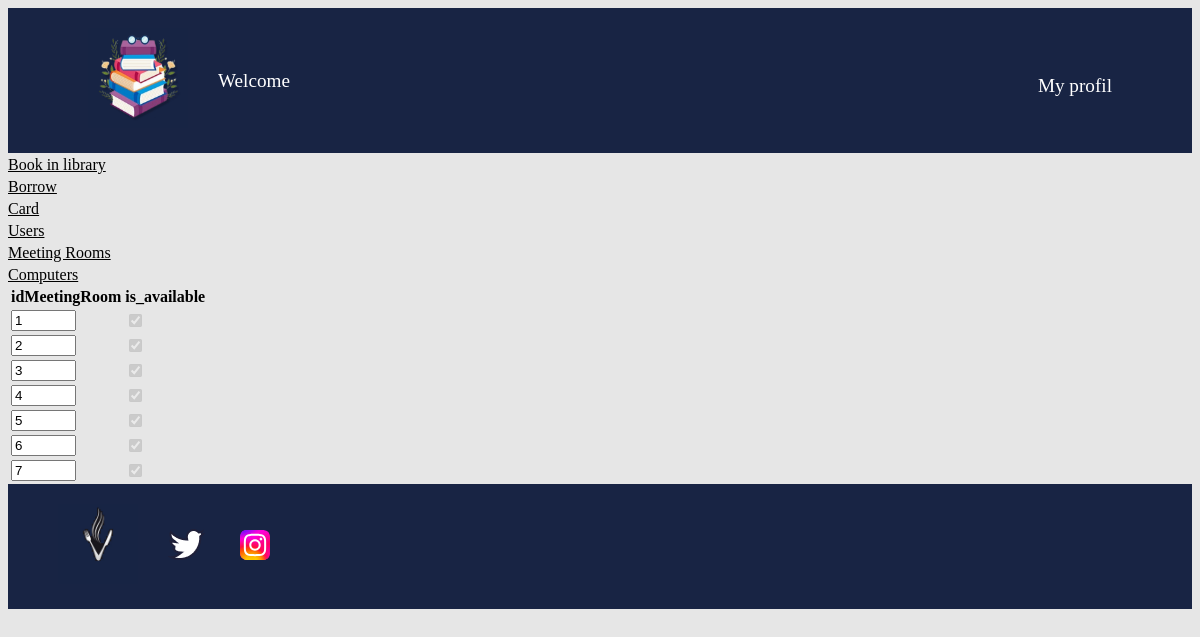
The app's page /student_meeting_room.php (signed in) with its own data.
### tables this page shows
CREATE TABLE MeetingRoom (
    idMeetingRoom INT PRIMARY KEY AUTO_INCREMENT,
    availability BOOLEAN NOT NULL
);

### student_meeting_room.php (the view, shortened to what this page needs)
<!DOCTYPE html>
<html lang="en">
<head>
    <link href="login.css" rel="stylesheet">
</head>
<?php include "header.php"; ?>
<body>
<?php
$DB_USERNAME = $_SESSION['DB_USERNAME'];
$DB_PASSWORD = $_SESSION['DB_PASSWORD'];
$DB_SERVER = $_SESSION['DB_SERVER'];
$DB_NAME = $_SESSION['DB_NAME'];
$conn = mysqli_connect($DB_SERVER, $DB_USERNAME, $DB_PASSWORD, $DB_NAME) or die("ERROR: Unable to connect. " . mysqli_connect_error());
$query = "SELECT idMeetingRoom,availability
          FROM MeetingRoom
          WHERE availability=True
          ORDER BY idMeetingRoom ASC;";
$result = mysqli_query($conn, $query);
echo "<table>";
echo "
    <tr>
      <th>" . 'idMeetingRoom' . "</th>
      <th>" . 'is_available' . "</th>
    </tr>
";
while ($rowData = mysqli_fetch_assoc($result)) {
    $idMeetingRoom = $rowData['idMeetingRoom'];
    $availability = $rowData['availability'];
    echo "
      <tr>
          <form method='POST' name='admin_book' >
            <td><input type='text' name='idMeetingRoom'  value='$idMeetingRoom' readonly size='5'></td>
            <td><input type='checkbox' name='availability' disabled value='$availability' " . ($availability ? 'checked' : '') . "></td>
          </form>
      </tr>
    ";
}
echo "</table>";
?>
</body>
</html>

### style.css (style rules this page uses)
body { background-color: #e6e6e6; }
a { color: white; text-decoration: none; font-size: 1.2em; }
header, footer { background-color: #182444; padding: 20px 50px; }
.lien-icone { margin-left: 30px; }
footer, nav { display: flex; align-items: center; clear: right; clear: left; }

### records on screen
meetingroom: idMeetingRoom "1", availability "☑"
meetingroom: idMeetingRoom "2", availability "☑"
meetingroom: idMeetingRoom "3", availability "☑"
meetingroom: idMeetingRoom "4", availability "☑"
meetingroom: idMeetingRoom "5", availability "☑"
meetingroom: idMeetingRoom "6", availability "☑"
meetingroom: idMeetingRoom "7", availability "☑"
